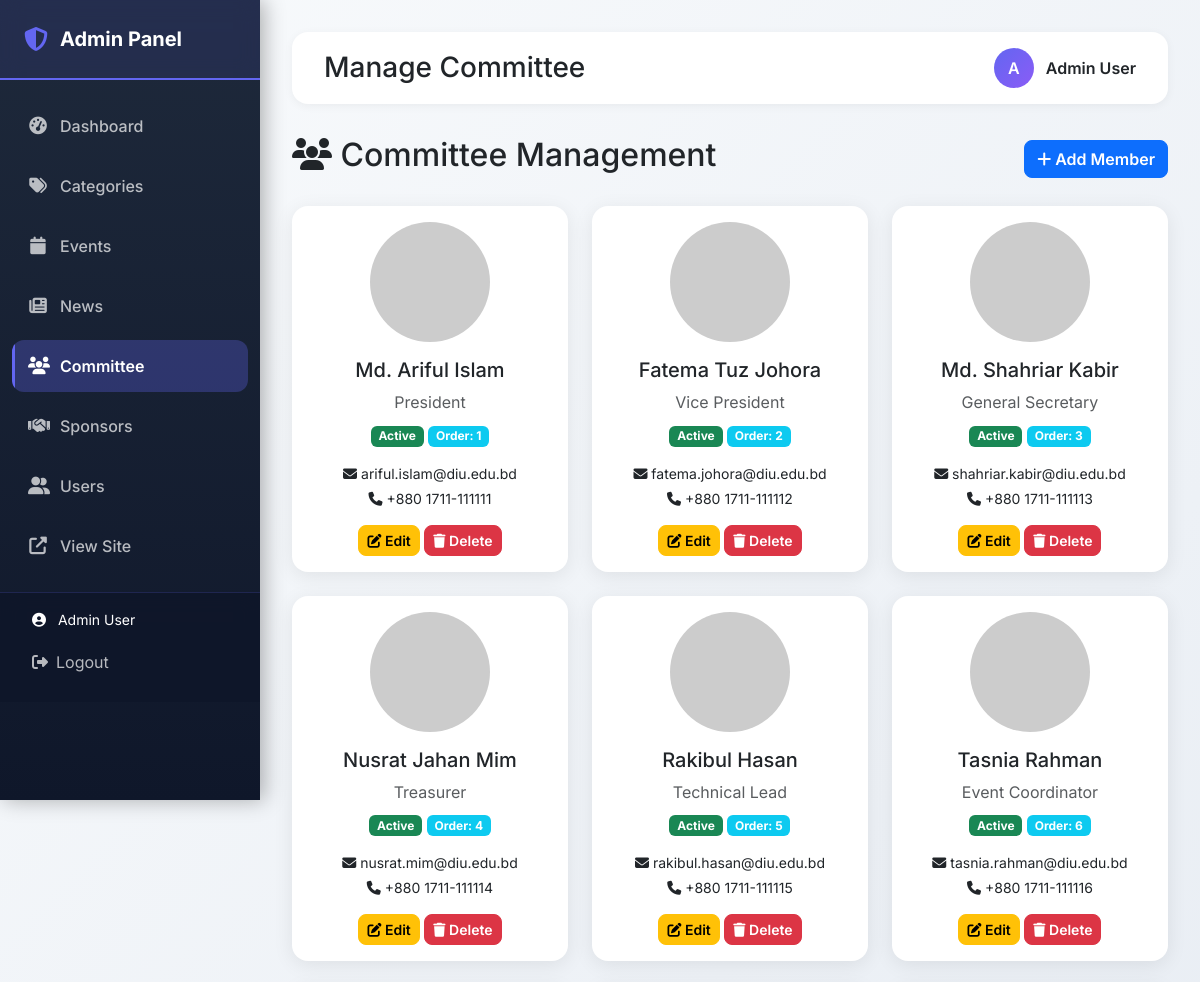
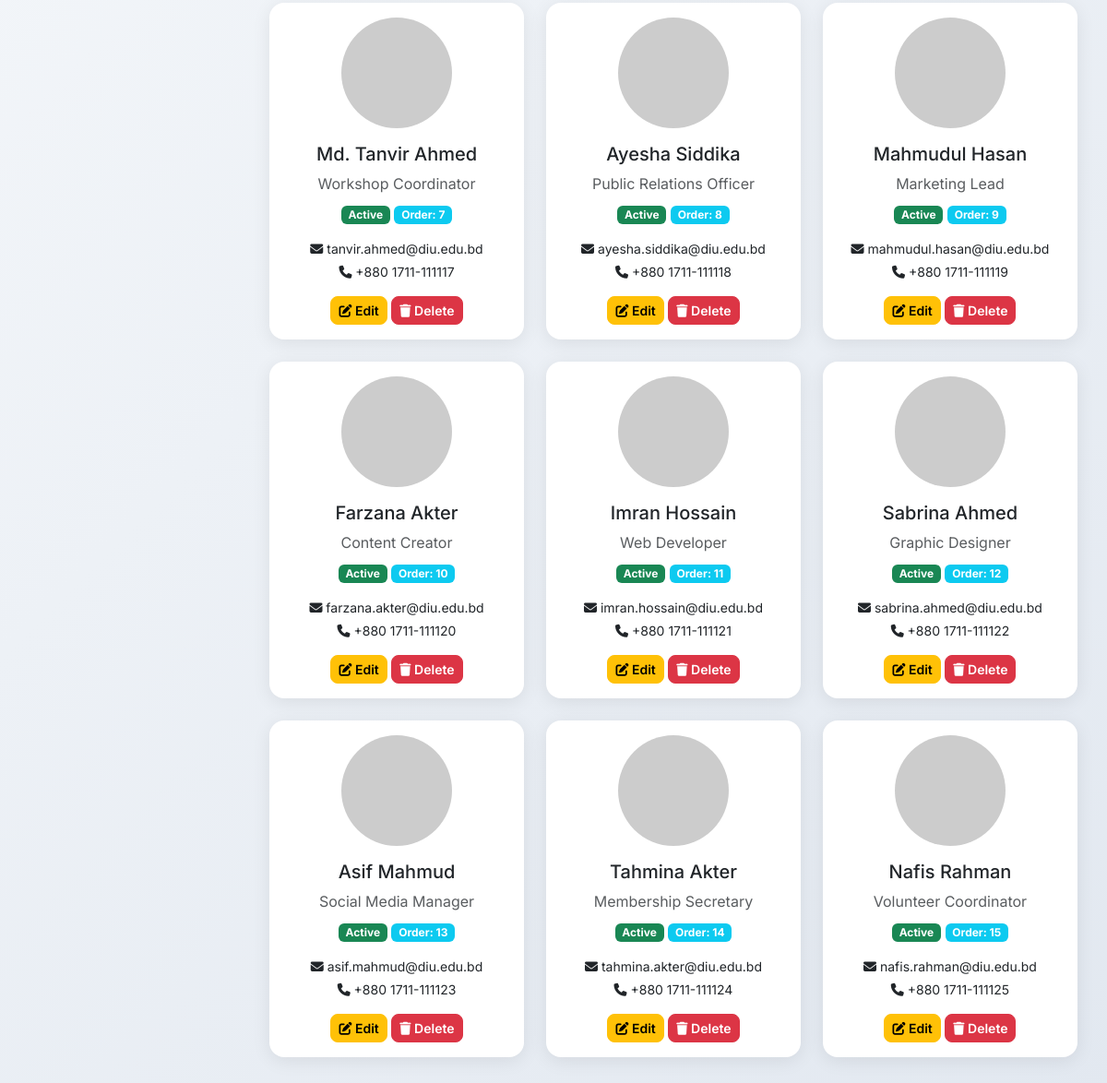
/admin/committee.php (signed in), run on the app's committed database (2 pictures, top to bottom).
### tables this page shows
CREATE TABLE committee_members (
    id INT PRIMARY KEY AUTO_INCREMENT,
    full_name VARCHAR(100) NOT NULL,
    position VARCHAR(100) NOT NULL,
    image VARCHAR(255),
    email VARCHAR(100),
    facebook VARCHAR(255),
    linkedin VARCHAR(255),
    phone VARCHAR(20),
    display_order INT DEFAULT 0,
    status ENUM('active', 'inactive') DEFAULT 'active',
    created_at TIMESTAMP DEFAULT CURRENT_TIMESTAMP
);

### config/database.php (called while the page is built, shortened)
<?php
$conn = mysqli_connect(DB_HOST, DB_USER, DB_PASS, DB_NAME);
mysqli_set_charset($conn, "utf8");
function db_query($sql) {
    global $conn;
    return mysqli_query($conn, $sql);
}
function db_fetch_all($result) {
    return mysqli_fetch_all($result, MYSQLI_ASSOC);
}
?>

### admin/committee.php (the view, shortened to what this page needs)
<?php
$committee_query = "SELECT * FROM committee_members ORDER BY display_order ASC, id DESC";
$committee_result = db_query($committee_query);
$committee = db_fetch_all($committee_result);
include __DIR__ . '/includes/header.php';
?>
<div class="d-flex justify-content-between align-items-center mb-4">
    <h2><i class="fas fa-users"></i> Committee Management</h2>
    <button class="btn btn-primary" data-bs-toggle="modal" data-bs-target="#committeeModal" onclick="clearForm()">
        <i class="fas fa-plus"></i> Add Member
    </button>
</div>
<?php if (count($committee) > 0): ?>
<div class="row">
    <?php foreach ($committee as $member): ?>
    <div class="col-md-4 mb-4">
        <div class="card h-100">
            <div class="card-body text-center">
                <?php if ($member['image']): ?>
                    <img src="<?php echo htmlspecialchars($member['image']); ?>" alt="<?php echo htmlspecialchars($member['full_name']); ?>" class="rounded-circle mb-3" style="width: 120px; height: 120px; object-fit: cover;">
                <?php else: ?>
                    <div class="bg-secondary text-white rounded-circle d-inline-flex align-items-center justify-content-center mb-3" style="width: 120px; height: 120px;">
                        <i class="fas fa-user fa-3x"></i>
                    </div>
                <?php endif; ?>
                <h5 class="card-title"><?php echo htmlspecialchars($member['full_name']); ?></h5>
                <p class="text-muted mb-2"><?php echo htmlspecialchars($member['position']); ?></p>
                <div class="mb-3">
                    <span class="badge bg-<?php echo $member['status'] == 'active' ? 'success' : 'secondary'; ?>">
                        <?php echo ucfirst($member['status']); ?>
                    </span>
                    <span class="badge bg-info">Order: <?php echo $member['display_order']; ?></span>
                </div>
                <?php if ($member['email']): ?>
                    <p class="small mb-1"><i class="fas fa-envelope"></i> <?php echo htmlspecialchars($member['email']); ?></p>
                <?php endif; ?>
                <?php if ($member['phone']): ?>
                    <p class="small mb-1"><i class="fas fa-phone"></i> <?php echo htmlspecialchars($member['phone']); ?></p>
                <?php endif; ?>
                <div class="mt-3">
                    <button class="btn btn-sm btn-warning" onclick='editMember(<?php echo json_encode($member); ?>)'>
                        <i class="fas fa-edit"></i> Edit
                    </button>
                    <a href="?delete=<?php echo $member['id']; ?>" class="btn btn-sm btn-danger" onclick="return confirm('Are you sure?')">
                        <i class="fas fa-trash"></i> Delete
                    </a>
                </div>
            </div>
        </div>
    </div>
    <?php endforeach; ?>
</div>
<?php else: ?>
<div class="alert alert-info">No committee members found. Add your first member!</div>
<?php endif; ?>
<?php include __DIR__ . '/includes/footer.php'; ?>

### admin/includes/header.php (style rules this page uses)
body { font-family: 'Inter', -apple-system, BlinkMacSystemFont, 'Segoe UI', Roboto, sans-serif; background: linear-gradient(135deg, #f8fafc 0%, #e2e8f0 100%); }
.card { border: none; border-radius: 1rem; box-shadow: 0 4px 20px rgba(0, 0, 0, 0.08); transition: all 0.3s ease; }
.btn { border-radius: 0.5rem; transition: all 0.3s ease; font-weight: 600; }

### data on the page
committee_members: full_name "Md. Ariful Islam", position "President", status "Active", display_order "1", email "ariful.islam@diu.edu.bd", phone "+880 1711-111111"
committee_members: full_name "Fatema Tuz Johora", position "Vice President", status "Active", display_order "2", email "fatema.johora@diu.edu.bd", phone "+880 1711-111112"
committee_members: full_name "Md. Shahriar Kabir", position "General Secretary", status "Active", display_order "3", email "shahriar.kabir@diu.edu.bd", phone "+880 1711-111113"
committee_members: full_name "Nusrat Jahan Mim", position "Treasurer", status "Active", display_order "4", email "nusrat.mim@diu.edu.bd", phone "+880 1711-111114"
committee_members: full_name "Rakibul Hasan", position "Technical Lead", status "Active", display_order "5", email "rakibul.hasan@diu.edu.bd", phone "+880 1711-111115"
committee_members: full_name "Tasnia Rahman", position "Event Coordinator", status "Active", display_order "6", email "tasnia.rahman@diu.edu.bd", phone "+880 1711-111116"
committee_members: full_name "Md. Tanvir Ahmed", position "Workshop Coordinator", status "Active", display_order "7", email "tanvir.ahmed@diu.edu.bd", phone "+880 1711-111117"
committee_members: full_name "Ayesha Siddika", position "Public Relations Officer", status "Active", display_order "8", email "ayesha.siddika@diu.edu.bd", phone "+880 1711-111118"
committee_members: full_name "Mahmudul Hasan", position "Marketing Lead", status "Active", display_order "9", email "mahmudul.hasan@diu.edu.bd", phone "+880 1711-111119"
committee_members: full_name "Farzana Akter", position "Content Creator", status "Active", display_order "10", email "farzana.akter@diu.edu.bd", phone "+880 1711-111120"
committee_members: full_name "Imran Hossain", position "Web Developer", status "Active", display_order "11", email "imran.hossain@diu.edu.bd", phone "+880 1711-111121"
committee_members: full_name "Sabrina Ahmed", position "Graphic Designer", status "Active", display_order "12", email "sabrina.ahmed@diu.edu.bd", phone "+880 1711-111122"
committee_members: full_name "Asif Mahmud", position "Social Media Manager", status "Active", display_order "13", email "asif.mahmud@diu.edu.bd", phone "+880 1711-111123"
committee_members: full_name "Tahmina Akter", position "Membership Secretary", status "Active", display_order "14", email "tahmina.akter@diu.edu.bd", phone "+880 1711-111124"
committee_members: full_name "Nafis Rahman", position "Volunteer Coordinator", status "Active", display_order "15", email "nafis.rahman@diu.edu.bd", phone "+880 1711-111125"

### other printed values
$_SESSION['admin_name'] "Admin User"
$page_title "Manage Committee"
substr($_SESSION['admin_name'] ?? 'A', 0, 1) "A"
